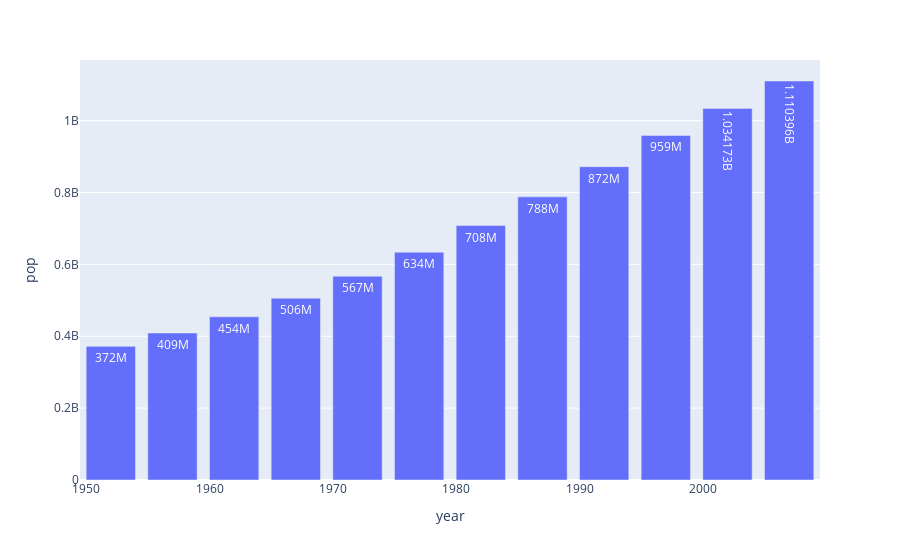

The code cell stored with this chart in its notebook:
### Code cell
# bar chart
# india's pop over the years
temp_df = gap[gap['country'] == 'India']
px.bar(temp_df,x='year',y='pop',text_auto=True)

### Figure 1 — Plotly figure (JSON) as saved in the notebook; plotly's stock layout.template omitted (floating-point values rounded to 4 significant figures)
{"data": [{"alignmentgroup": "True", "hovertemplate": "year=%{x}<br>pop=%{y}<extra></extra>", "legendgroup": "", "marker": {"color": "#636efa", "pattern": {"shape": ""}}, "name": "", "offsetgroup": "", "orientation": "v", "showlegend": false, "textposition": "auto", "texttemplate": "%{y}", "type": "bar", "x": [1952, 1957, 1962, 1967, 1972, 1977, 1982, 1987, 1992, 1997, 2002, 2007], "xaxis": "x", "y": [372000000, 409000000, 454000000, 506000000, 567000000, 634000000, 708000000, 788000000, 872000000, 959000000, 1034172547, 1110396331], "yaxis": "y"}], "layout": {"barmode": "relative", "legend": {"tracegroupgap": 0}, "margin": {"t": 60}, "xaxis": {"anchor": "y", "domain": [0, 1], "title": {"text": "year"}}, "yaxis": {"anchor": "x", "domain": [0, 1], "title": {"text": "pop"}}}}
